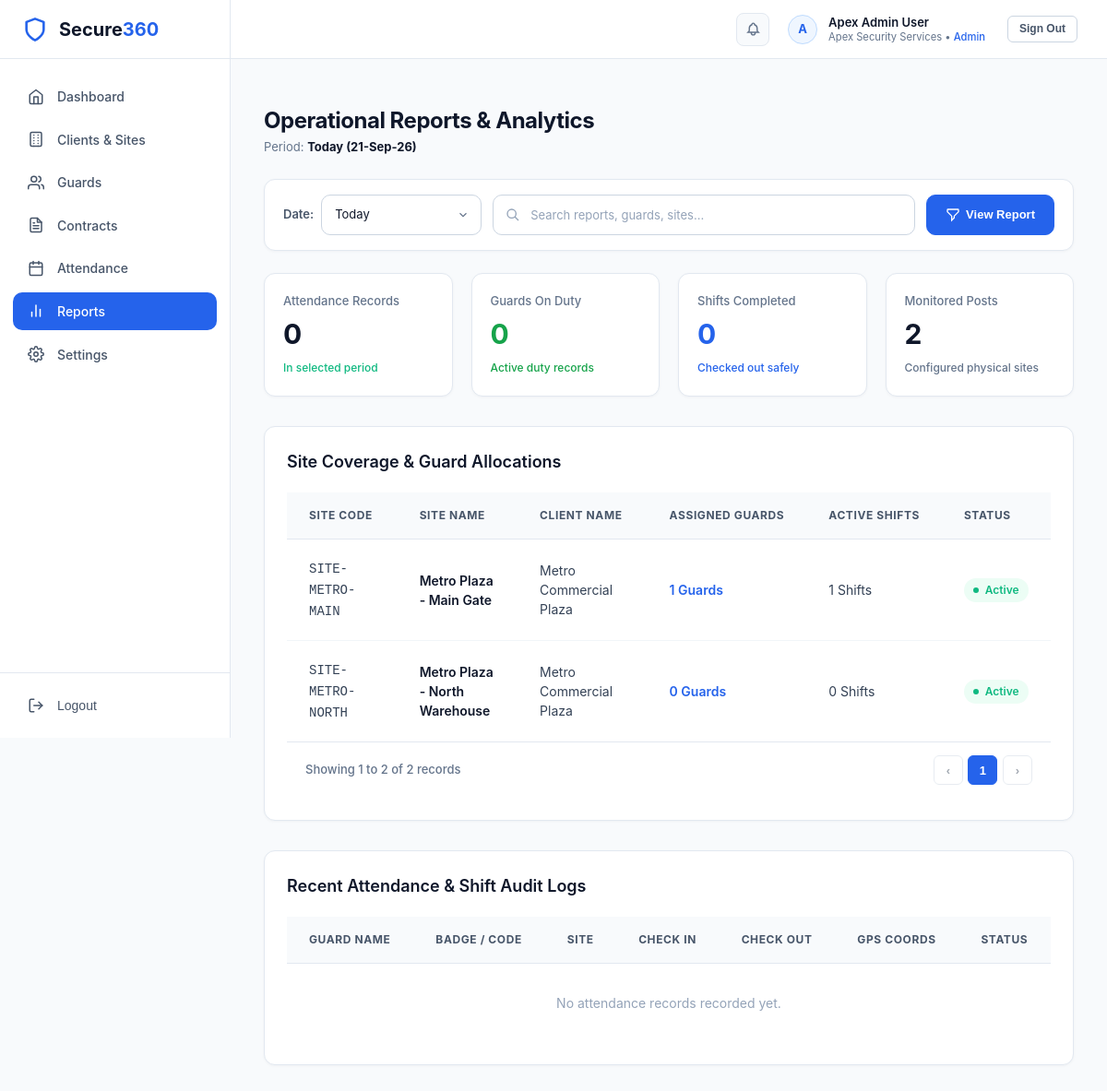
The app's page /admin/reports (signed in) with its own data.
### tables this page shows
CREATE TABLE `sites` (
  `id` bigint unsigned NOT NULL AUTO_INCREMENT,
  `organization_id` bigint unsigned NOT NULL,
  `customer_id` bigint unsigned NOT NULL,
  `site_code` varchar(40) NOT NULL,
  `site_name` varchar(150) NOT NULL,
  `site_address` text,
  `area` varchar(150) DEFAULT NULL,
  `latitude` decimal(10,7) DEFAULT NULL,
  `longitude` decimal(10,7) DEFAULT NULL,
  `zone_gate` varchar(150) DEFAULT NULL,
  `status` tinyint NOT NULL DEFAULT '0' COMMENT '0=active, 1=inactive, 2=deleted',
  `created_at` datetime NOT NULL DEFAULT CURRENT_TIMESTAMP,
  `updated_at` datetime NOT NULL DEFAULT CURRENT_TIMESTAMP ON UPDATE CURRENT_TIMESTAMP,
  `created_by` bigint unsigned DEFAULT NULL,
  `updated_by` bigint unsigned DEFAULT NULL,
  `deleted_at` datetime DEFAULT NULL,
  PRIMARY KEY (`id`),
  UNIQUE KEY `uq_sites_org_site_code` (`organization_id`, `site_code`),
  KEY `idx_sites_org_customer_status` (`organization_id`,`customer_id`,`status`),
  KEY `idx_sites_coordinates` (`latitude`,`longitude`),
  KEY `fk_sites_customer` (`customer_id`),
  CONSTRAINT `fk_sites_customer` FOREIGN KEY (`customer_id`) REFERENCES `customers` (`id`),
  CONSTRAINT `fk_sites_organization` FOREIGN KEY (`organization_id`) REFERENCES `organizations` (`id`)
);

CREATE TABLE `customers` (
  `id` bigint unsigned NOT NULL AUTO_INCREMENT,
  `organization_id` bigint unsigned NOT NULL,
  `client_code` varchar(40) NOT NULL,
  `name` varchar(150) NOT NULL,
  `contact_person` varchar(150) DEFAULT NULL,
  `phone` varchar(30) DEFAULT NULL,
  `email` varchar(190) DEFAULT NULL,
  `address` text,
  `status` tinyint NOT NULL DEFAULT '0' COMMENT '0=active, 1=inactive, 2=deleted',
  `created_at` datetime NOT NULL DEFAULT CURRENT_TIMESTAMP,
  `updated_at` datetime NOT NULL DEFAULT CURRENT_TIMESTAMP ON UPDATE CURRENT_TIMESTAMP,
  `created_by` bigint unsigned DEFAULT NULL,
  `updated_by` bigint unsigned DEFAULT NULL,
  `deleted_at` datetime DEFAULT NULL,
  PRIMARY KEY (`id`),
  UNIQUE KEY `uq_customers_client_code` (`client_code`),
  KEY `idx_customers_org_status` (`organization_id`,`status`),
  KEY `idx_customers_org_name` (`organization_id`,`name`),
  CONSTRAINT `fk_customers_organization` FOREIGN KEY (`organization_id`) REFERENCES `organizations` (`id`)
);

### resources/views/admin/reports/index.php (the view, shortened to what the rows shown need)
<?php
$stats = $attendanceStats ?? [];
$coverage = $siteCoverage ?? [];
$logs = $attendanceLogs ?? [];
$preset = $preset ?? 'today';
$searchQuery = $searchQuery ?? '';
$periodLabel = 'Today (' . format_date(date('Y-m-d')) . ')';
?>
<div class="page-container">
    <div class="page-header" style="margin-bottom: 1.5rem;">
        <div>
            <h1 class="page-header-title">Operational Reports &amp; Analytics</h1>
            <p style="font-size: 0.8125rem; color: #64748b; margin-top: 0.25rem;">
                Period: <strong style="color: #0f172a;"><?= e($periodLabel) ?></strong>
            </p>
        </div>
    </div>
    <div class="reports-filter-card">
        <form method="GET" action="<?= url('/admin/reports') ?>" class="reports-toolbar-form" id="reportsFilterForm">
            <div class="filter-control-group">
                <label for="datePresetSelect" class="filter-control-label">Date:</label>
                <select name="preset" id="datePresetSelect" class="filter-select" onchange="handlePresetChange(this.value)">
                    <option value="today" <?= $preset === 'today' ? 'selected' : '' ?>>Today</option>
                </select>
            </div>
            <div class="toolbar-search" style="flex: 1; min-width: 260px;">
                <div class="input-icon-wrapper" style="width: 100%;">
                    <input type="text" name="search" class="form-control" placeholder="Search reports, guards, sites..." value="<?= e($searchQuery) ?>">
                </div>
            </div>
            <button type="submit" class="btn-filter-submit">
                <svg width="16" height="16" fill="none" stroke="currentColor" stroke-width="2" viewBox="0 0 24 24"><path d="M3 4a1 1 0 011-1h16a1 1 0 011 1v2.586a1 1 0 01-.293.707l-6.414 6.414a1 1 0 00-.293.707V17l-4 4v-6.586a1 1 0 00-.293-.707L3.293 7.293A1 1 0 013 6.586V4z"/></svg>
                View Report
            </button>
        </form>
    </div>
    <div class="stats-grid" style="display: grid; grid-template-columns: repeat(auto-fit, minmax(200px, 1fr)); gap: 1.25rem; margin-bottom: 2rem;">
        <div class="card" style="margin-bottom:0; padding: 1.25rem;">
            <div style="font-size: 0.8125rem; color: #64748b; font-weight: 500;">Attendance Records</div>
            <div style="font-size: 1.875rem; font-weight: 700; color: #0f172a; margin-top: 0.25rem;">
                <?= e($stats['total_records'] ?? 0) ?>
            </div>
            <span style="font-size: 0.75rem; color: #10b981; font-weight: 500;">In selected period</span>
        </div>
        <div class="card" style="margin-bottom:0; padding: 1.25rem;">
            <div style="font-size: 0.8125rem; color: #64748b; font-weight: 500;">Guards On Duty</div>
            <div style="font-size: 1.875rem; font-weight: 700; color: #16a34a; margin-top: 0.25rem;">
                <?= e($stats['on_duty'] ?? 0) ?>
            </div>
            <span style="font-size: 0.75rem; color: #16a34a; font-weight: 500;">Active duty records</span>
        </div>
        <div class="card" style="margin-bottom:0; padding: 1.25rem;">
            <div style="font-size: 0.8125rem; color: #64748b; font-weight: 500;">Shifts Completed</div>
            <div style="font-size: 1.875rem; font-weight: 700; color: #2563eb; margin-top: 0.25rem;">
                <?= e($stats['completed'] ?? 0) ?>
            </div>
            <span style="font-size: 0.75rem; color: #2563eb; font-weight: 500;">Checked out safely</span>
        </div>
        <div class="card" style="margin-bottom:0; padding: 1.25rem;">
            <div style="font-size: 0.8125rem; color: #64748b; font-weight: 500;">Monitored Posts</div>
            <div style="font-size: 1.875rem; font-weight: 700; color: #0f172a; margin-top: 0.25rem;">
                <?= count($coverage) ?>
            </div>
            <span style="font-size: 0.75rem; color: #64748b; font-weight: 500;">Configured physical sites</span>
        </div>
    </div>
<div class="card" style="padding: 1.5rem; margin-bottom: 2rem;">
    <div style="margin-bottom: 1.25rem;">
        <h3 style="font-size: 1.125rem; font-weight: 600; color: #0f172a;">Site Coverage &amp; Guard Allocations</h3>
    </div>
    <div class="table-container">
        <table class="data-table">
            <thead>
                <tr>
                    <th>Site Code</th>
                    <th>Site Name</th>
                    <th>Client Name</th>
                    <th>Assigned Guards</th>
                    <th>Active Shifts</th>
                    <th>Status</th>
                </tr>
            </thead>
            <tbody>
                <?php if (empty($coverage)): ?>
                    <tr>
                        <td colspan="6" style="text-align: center; color: #94a3b8; padding: 2rem;">No sites registered yet.</td>
                    </tr>
                <?php else: ?>
                    <?php foreach ($coverage as $site): ?>
                        <tr class="cov-row">
                            <td><code><?= e($site['site_code']) ?></code></td>
                            <td style="font-weight: 600; color: #0f172a;"><?= e($site['site_name']) ?></td>
                            <td><?= e($site['customer_name']) ?></td>
                            <td>
                                <span style="display: inline-flex; align-items: center; gap: 0.35rem; font-weight: 600; color: #2563eb;">
                                    <?= e($site['assigned_guards']) ?> Guards
                                </span>
                            </td>
                            <td><?= e($site['active_shifts']) ?> Shifts</td>
                            <td>
                                <span class="status-pill active">
                                    <span class="status-dot"></span> Active
                                </span>
                            </td>
                        </tr>
                    <?php endforeach; ?>
                <?php endif; ?>
            </tbody>
        </table>
    </div>
    <?php if (!empty($coverage)): ?>
        <div class="table-footer-pagination" id="covPaginationFooter">
            <div class="pagination-info" id="covPaginationInfo">
            </div>
            <div class="pagination-controls" id="covPaginationControls"></div>
        </div>
    <?php endif; ?>
</div>
<div class="card" style="padding: 1.5rem; overflow: hidden;">
    <div style="margin-bottom: 1.25rem;">
        <h3 style="font-size: 1.125rem; font-weight: 600; color: #0f172a;">Recent Attendance &amp; Shift Audit Logs</h3>
    </div>
    <div class="table-container">
        <table class="data-table">
            <thead>
                <tr>
                    <th>Guard Name</th>
                    <th>Badge / Code</th>
                    <th>Site</th>
                    <th>Check In</th>
                    <th>Check Out</th>
                    <th>GPS Coords</th>
                    <th>Status</th>
                </tr>
            </thead>
            <tbody id="logsTableBody">
                <?php if (empty($logs)): ?>
                    <tr>
                        <td colspan="7" style="text-align: center; color: #94a3b8; padding: 2rem;">No attendance records recorded yet.</td>
                    </tr>
                <?php endif; ?>
            </tbody>
        </table>
    </div>
</div>
</div>

### app/Core/Router.php (shortened to what the rows shown need)
<?php
class Router
{
    private array $routes = [];
    private array $groupPrefixes = [];
    private array $groupMiddlewares = [];
    public function group(array $attributes, callable $callback): void
    {
        $previousPrefix = end($this->groupPrefixes) ?: '';
        $newPrefix = $previousPrefix . '/' . trim($attributes['prefix'] ?? '', '/');
        $this->groupPrefixes[] = $newPrefix;
        $previousMiddlewares = end($this->groupMiddlewares) ?: [];
        $newMiddlewares = array_merge($previousMiddlewares, $attributes['middleware'] ?? []);
        $this->groupMiddlewares[] = $newMiddlewares;
        array_pop($this->groupPrefixes);
        array_pop($this->groupMiddlewares);
    }
    private function addRoute(string $method, string $uri, array|callable $action, array $middlewares = []): self
    {
        $currentPrefix = end($this->groupPrefixes) ?: '';
        $fullUri = rtrim($currentPrefix, '/') . '/' . ltrim($uri, '/');
        $fullUri = '/' . trim($fullUri, '/');
        if ($fullUri !== '/') {
            $fullUri = rtrim($fullUri, '/');
        }
        $groupMiddlewares = end($this->groupMiddlewares) ?: [];
        $mergedMiddlewares = array_merge($groupMiddlewares, $middlewares);
        $this->routes[] = [
            'method' => $method,
            'uri' => $fullUri,
            'action' => $action,
            'middlewares' => $mergedMiddlewares,
            'regex' => $this->compileRegex($fullUri),
        ];
        return $this;
    }
    private function compileRegex(string $uri): string
    {
        $pattern = preg_replace('/\{([a-zA-Z0-9_]+)\}/', '(?P<$1>[^/]+)', $uri);
        return '#^' . $pattern . '$#';
    }
    public function dispatch(Request $request, Response $response): void
    {
        $requestMethod = $request->getMethod();
        $requestUri = rtrim($request->getUri(), '/');
        foreach ($this->routes as $route) {
            if ($route['method'] !== $requestMethod) {
                continue;
            }
            if (preg_match($route['regex'], $requestUri, $matches)) {
                $params = array_filter($matches, fn($key) => !is_numeric($key), ARRAY_FILTER_USE_KEY);
                $this->executeAction($route['action'], $request, $response, $params);
                return;
            }
        }
    }
    private function executeAction(array|callable $action, Request $request, Response $response, array $params): void
    {
        if (is_array($action) && count($action) === 2) {
            [$controllerClass, $method] = $action;
            if (class_exists($controllerClass)) {
                $controller = new $controllerClass($request, $response);
                if (method_exists($controller, $method)) {
                    call_user_func_array([$controller, $method], [$request, $response, $params]);
                    return;
                }
            }
        }
    }
}

### records on screen
sites: site_code "SITE-METRO-MAIN", site_name "Metro Plaza - Main Gate", customer.name "Metro Commercial Plaza", assigned_guards "1", active_shifts "1"
sites: site_code "SITE-METRO-NORTH", site_name "Metro Plaza - North Warehouse", customer.name "Metro Commercial Plaza", assigned_guards "0", active_shifts "0"

### other values on screen
$stats['total_records'] "0"
$stats['on_duty'] "0"
$stats['completed'] "0"
count($coverage) "2"
